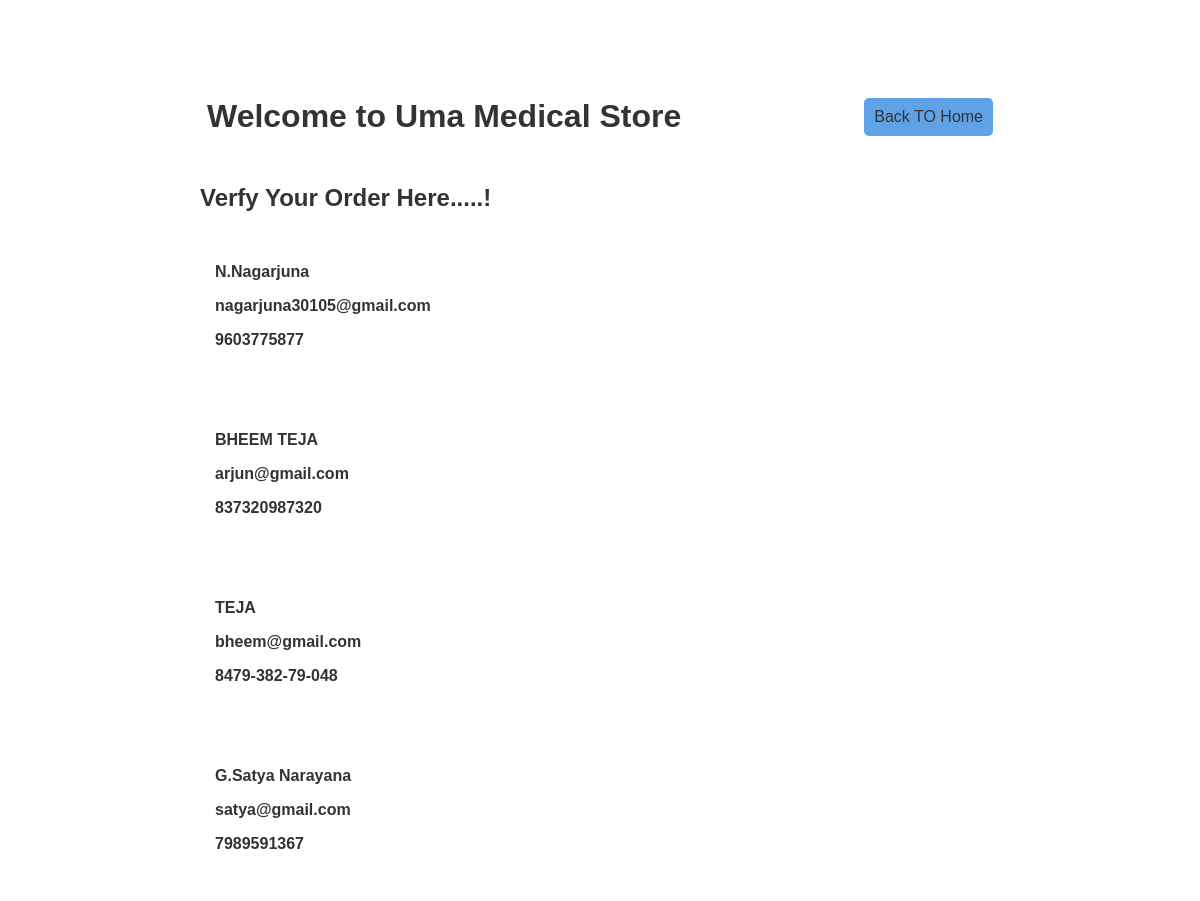
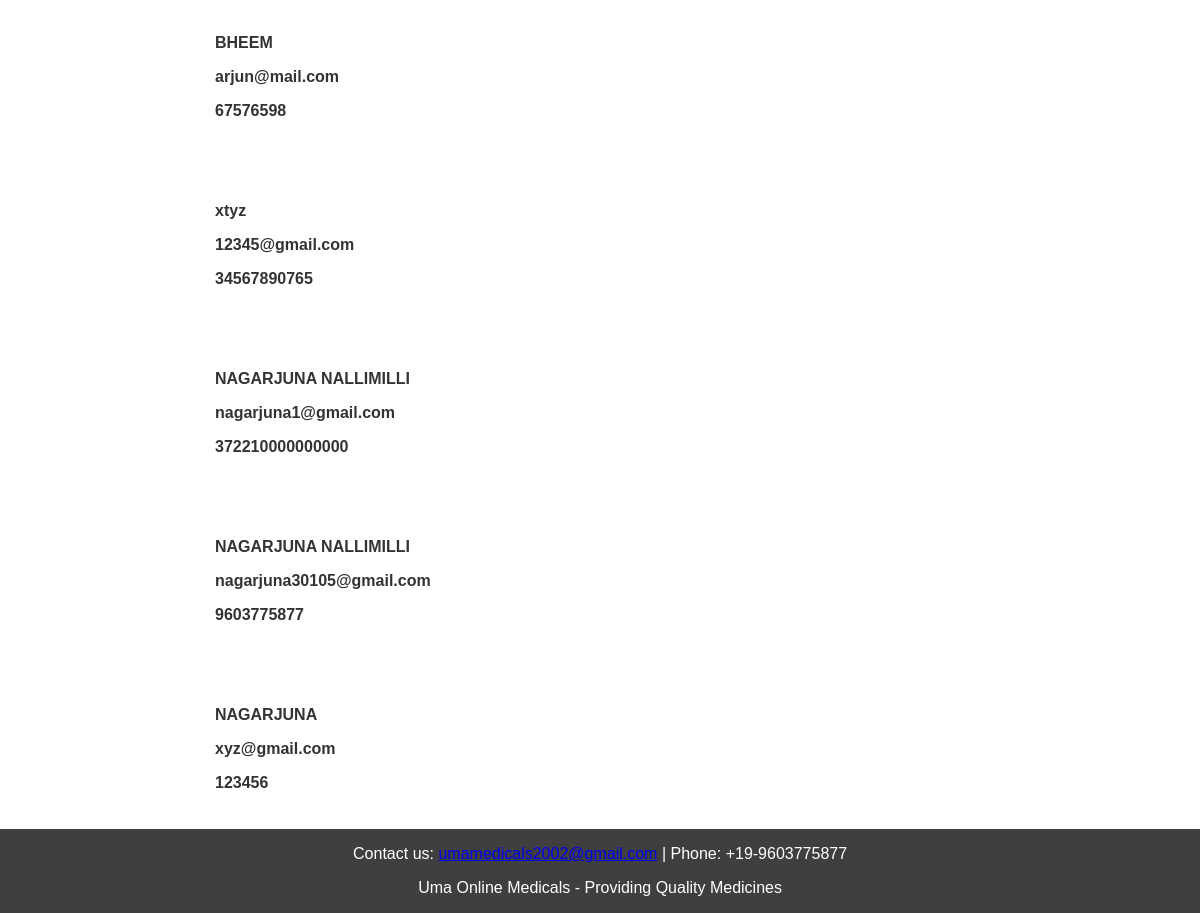
/check/, run on the app's committed database (2 pictures, top to bottom).
### Contact/models.py (models this page shows, shortened)
class orders(models.Model):
    fullname = models.CharField(max_length=250)
    email = models.EmailField(max_length=250)
    phonenumber = models.CharField(max_length=250)
    password = models.CharField(max_length=250)
    location = models.CharField(max_length=250)
    orderdetails= models.CharField(max_length=250)

### Contact/views.py (the view)
# urls.py: path('check/',check),
def check(request):
    data=orders.objects.all()
    items ={
        'data':data
    }
    return render(request,'check.html',context=items)

### templates/check.html (shortened to what this page needs)
<!DOCTYPE html>
<html lang="en">
<head>
</head>
<body>
    <div class="container">
        <header>
            <h1>Welcome to Uma Medical Store</h1>
            <a href="http://127.0.0.1:8000/" style="text-decoration: none; color: #333; padding: 10px; background-color: #5fa3e6; border-radius: 5px;">Back TO Home</a>
        </header>
        <h2>Verfy Your Order Here.....!</h2>
        <ol class="medicine-list">
            {% for i in data %}
            <li class="medicine-item">
                <div>
                    <p><strong>{{ i.fullname }}</strong></p>
                    <p><strong>{{ i.email }}</strong></p>
                    <p><strong>{{ i.phonenumber }}</strong></p>
                </div>
            </li>
            {% endfor %}
        </ol>
    </div>
    <footer>
        <p>Contact us: <a href="mailto:umamedicals2002@gmail.com">umamedicals2002@gmail.com</a> | Phone: +19-9603775877</p>
        <p>Uma Online Medicals - Providing Quality Medicines</p>
    </footer>
</body>
</html>

### templates/check.html (style rules this page uses)
body { font-family: 'Arial', sans-serif; margin: 0; padding: 0; background-image: url(''); background-size: cover; background-position: center; color: #fff; }
.container { max-width: 800px; margin: 50px auto; padding: 20px; border-radius: 20px; }
header { display: flex; justify-content: space-between; align-items: center; padding: 7px; }
h1, h2 { color: #333; }
.medicine-list { list-style-type: none; padding: 0; margin: 20px 0; }
.medicine-item { background-color: rgba(255, 255, 255, 0.9); border-radius: 5px; padding: 15px; color: #333; margin-bottom: 20px; }
footer { text-align: center; padding: 0.1px; background-color: rgba(16, 16, 16, 0.8); position: fixed; width: 100%; bottom: 0; }

### data on the page
orders: fullname "N.Nagarjuna", email "nagarjuna30105@gmail.com", phonenumber "9603775877"
orders: fullname "BHEEM TEJA", email "arjun@gmail.com", phonenumber "837320987320"
orders: fullname "TEJA", email "bheem@gmail.com", phonenumber "8479-382-79-048"
orders: fullname "G.Satya Narayana", email "satya@gmail.com", phonenumber "7989591367"
orders: fullname "BHEEM", email "arjun@mail.com", phonenumber "67576598"
orders: fullname "xtyz", email "12345@gmail.com", phonenumber "34567890765"
orders: fullname "NAGARJUNA NALLIMILLI", email "nagarjuna1@gmail.com", phonenumber "372210000000000"
orders: fullname "NAGARJUNA NALLIMILLI", email "nagarjuna30105@gmail.com", phonenumber "9603775877"
orders: fullname "NAGARJUNA", email "xyz@gmail.com", phonenumber "123456"
